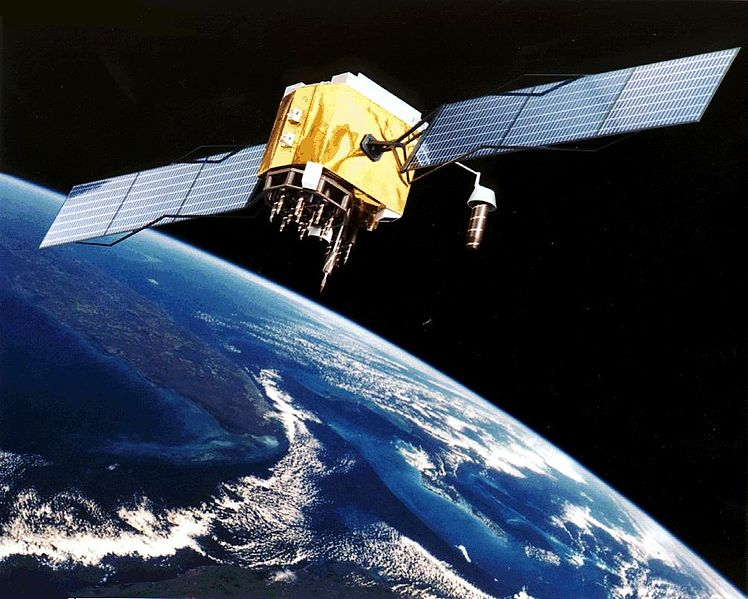
#> input picture res/NASAView.jpg, 748 x 599 px
$ python ImageResizing.py
#> lines starting #> are read from the running program, lines starting #| are printed output that depends on the picture
# File     : ImageResizing.py
# Project  : DigitalimageProcessingLab
# Product  : PyCharm
# Created  : 10:19 PM, 9/30/2019
# Author   : Mobarak Hosen Shakil
# E-mail   : mh.ice.iu@gmail.com
# Blog     : http://codefighter.cf
# Information & Communication Technology
# Islamic University, Kushtia, Bangladesh

import cv2
from UserDefinedFunction import display

img = cv2.imread('res/NASAView.jpg')
#> img is the input picture: shape (599, 748, 3); mean B, G, R 70.2, 59.3, 51.1

cv2.imshow('Original Image', img)
cv2.waitKey(0)
cv2.destroyAllWindows()

# Resizing the size of the image to 3/4 of it's original size

img_scaled = cv2.resize(img, None, fx=.75, fy=.75)
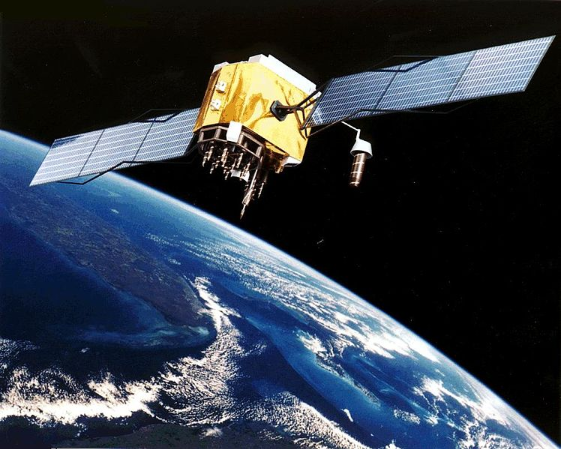
#> img_scaled: shape (449, 561, 3); mean B, G, R 70.1, 59.2, 51

cv2.imshow('3/4 Size image', img_scaled)
cv2.waitKey(0)
cv2.destroyAllWindows()

# Resizing the size of the image to double of its original size

img_double = cv2.resize(img, None, fx=2, fy=2, interpolation=cv2.INTER_CUBIC)

cv2.imshow('Doubled Image', img_double)
cv2.waitKey(0)
cv2.destroyAllWindows()

# Resizing the size of the image by setting exact dimension

img_custom = cv2.resize(img, (320, 320), interpolation=cv2.INTER_AREA)
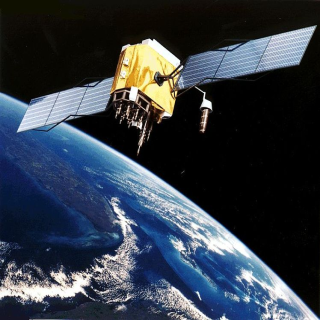
#> img_custom: shape (320, 320, 3); mean B, G, R 70.2, 59.3, 51.1
width, height = img_custom.shape[:2]
#> width = 320; height = 320

cv2.imshow('Custom dimension Image', img_custom)
cv2.waitKey(0)
cv2.destroyAllWindows()
